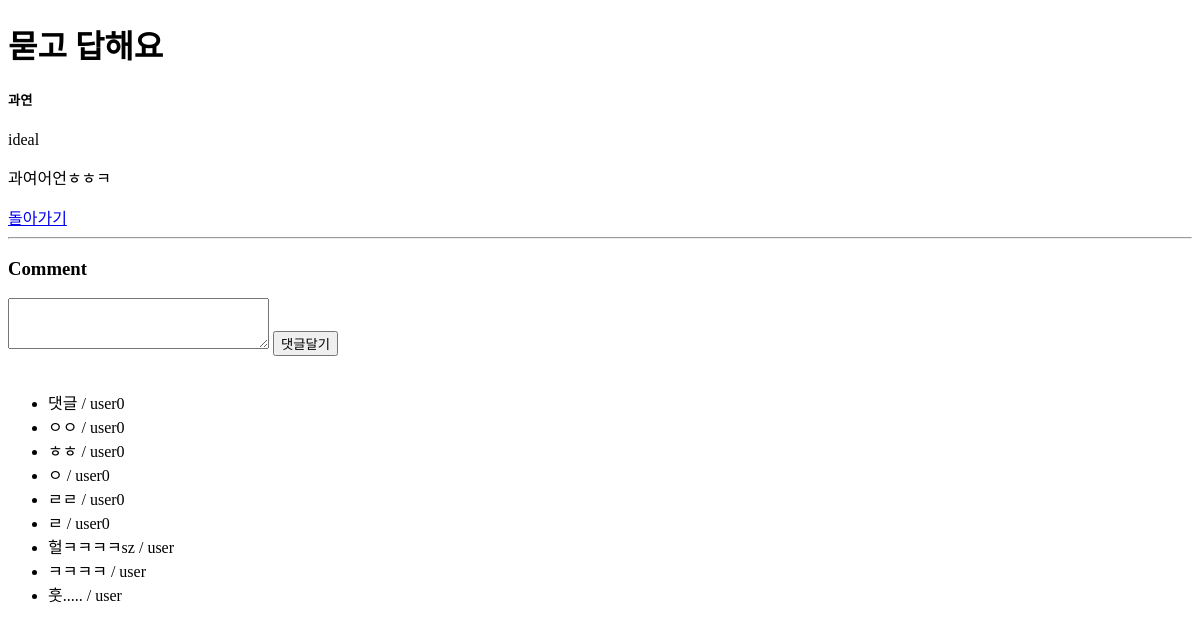
The page /list/1 on the database as committed earlier.
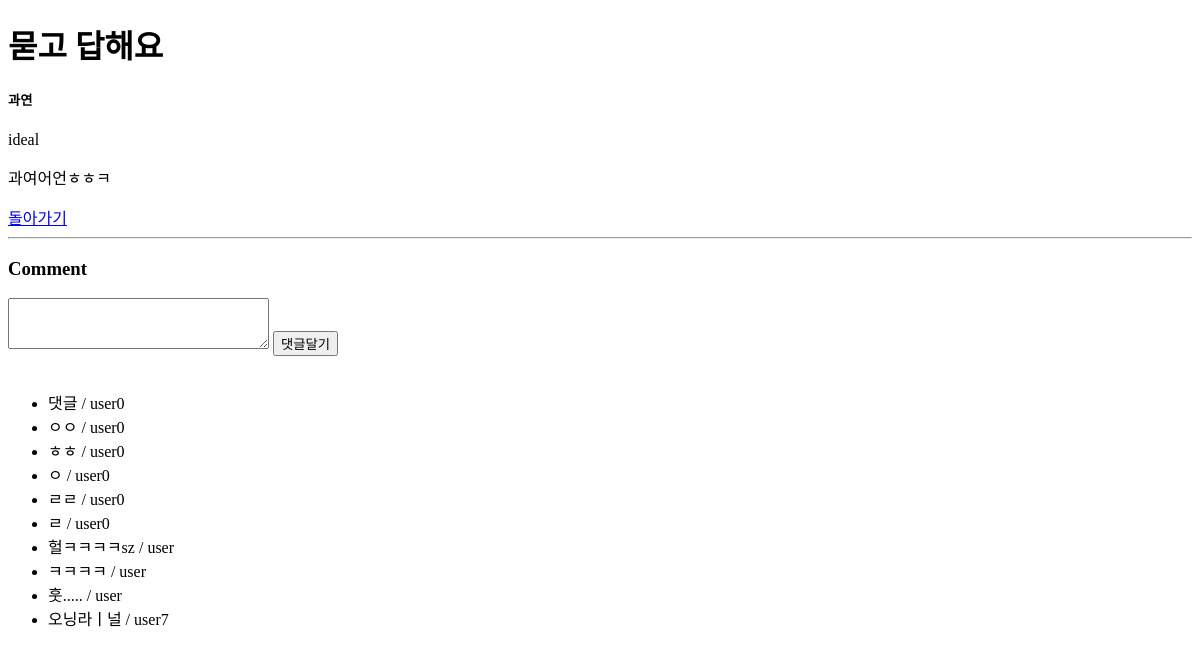
The same page on the database as committed later.
### board/models.py (models this page shows, shortened)
class Comment(models.Model):
    post = models.ForeignKey(Post, on_delete=models.CASCADE)
    content = models.TextField()
    author = models.CharField(max_length=20)
    title = models.CharField(max_length=50, null=True)

### board/views.py (the view)
# urls.py: path('list/<int:pk>', views.post_detail.as_view(), name='post_detail'),
class post_detail(View):
    def get(self, request, pk):
        post = Post.objects.prefetch_related('comment_set').get(pk=pk)
        comments = post.comment_set.all()
        comment_form = CommentForm()
        context = {
            "title": "Board",
            "post_id": pk,
            "post_title": post.title,
            "post_author": post.author,
            "post_contents": post.contents,
            "comments": comments,
            "comment_form": comment_form,
        }
        return render(request, 'board/post_detail.html', context)

### board/forms.py
class CommentForm(forms.ModelForm):
    class Meta:
        model = Comment
        fields = ['content']
        widgets = {
            'content': forms.Textarea(attrs={'rows' : '3', 'cols' : '30'})
        }

### board/templates/board/post_detail.html (shortened to what this page needs)
<!DOCTYPE html>
<html lang="en">
<head>
</head>
<body>
{% block content %}
    <div class="container">
        <h1>묻고 답해요</h1>
        <div class="row">
            <div class="col-md-12">
                <div class="card">
                    <div class="card-body">
                        <h5 class="card-title">{{ post_title }}</h5>
                        <p class="card-text">{{ post_author }}</p>
                        <p class="card-text">{{ post_contents }}</p>
                        <a href="{% url 'board:post_list' %}" class="btn btn-primary">돌아가기</a>
                    </div>
                </div>
            </div>
        </div>
    </div>
    <hr>
    <h3>Comment</h3>
    <form action="{% url 'board:cm-write' pk=post_id %}" method="post">
        {% if comment_form.errors %}
            {% with form=comment_form %}
                {% include 'board/form_error.html' %}
            {% endwith %}
        {% else %}
            {{ comment_form.content }}
        {% endif %}
        <input type="submit" value="댓글달기">
    </form>
    <br>
    {% if comments %}
        <ul>
            {% for comment in comments %}
                <li>
                    {{ comment.content}} / {{ comment.author}}
                </li>
            {% endfor %}
        </ul>
    {% else %}
        <p>댓글이 없습니다.</p>
    {% endif %}
{% endblock %}
</body>
</html>

Rows that differ between the two databases and show on the page:
added Comment: content "오닝라ㅣ널", author "user7"
